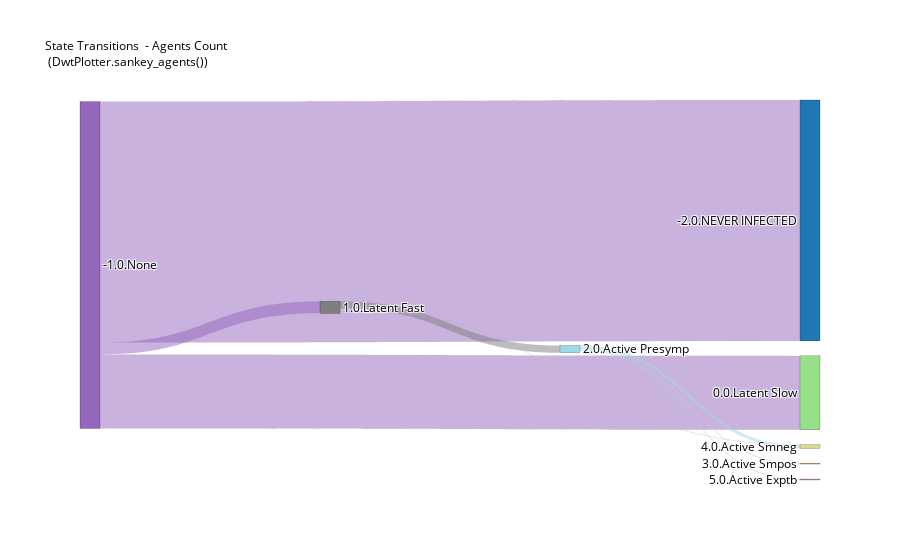

Notebook code cell kept with this figure:
### Markdown cell above
## 1. Sankey Diagrams
Demonstrate Sankey diagrams for state transitions.

### Code cell
# Basic Sankey diagram for all agents
analyzer.sankey_agents()

### Figure 1 — Plotly figure (JSON) as saved in the notebook; plotly's stock layout.template omitted (floating-point values rounded to 4 significant figures)
{"data": [{"arrangement": "snap", "link": {"color": ["rgba(148.0, 103.0, 189.0, 0.5)", "rgba(148.0, 103.0, 189.0, 0.5)", "rgba(148.0, 103.0, 189.0, 0.5)", "rgba(127.0, 127.0, 127.0, 0.5)", "rgba(127.0, 127.0, 127.0, 0.5)", "rgba(158.0, 218.0, 229.0, 0.5)", "rgba(158.0, 218.0, 229.0, 0.5)", "rgba(158.0, 218.0, 229.0, 0.5)"], "hovertemplate": "%{source.label} → %{target.label}: %{value} agents<br>", "label": [737, 226, 37, 22, 1, 2, 10, 3], "line": {"color": "lightgray", "width": 0.1}, "source": [3, 3, 3, 5, 5, 7, 7, 7], "target": [0, 2, 5, 7, 6, 1, 6, 4], "value": [737, 226, 37, 22, 1, 2, 10, 3]}, "node": {"color": ["rgba(31.0, 119.0, 180.0, 1.0)", "rgba(255.0, 127.0, 14.0, 1.0)", "rgba(152.0, 223.0, 138.0, 1.0)", "rgba(148.0, 103.0, 189.0, 1.0)", "rgba(196.0, 156.0, 148.0, 1.0)", "rgba(127.0, 127.0, 127.0, 1.0)", "rgba(219.0, 219.0, 141.0, 1.0)", "rgba(158.0, 218.0, 229.0, 1.0)"], "label": ["-2.0.NEVER INFECTED", "3.0.Active Smpos", "0.0.Latent Slow", "-1.0.None", "5.0.Active Exptb", "1.0.Latent Fast", "4.0.Active Smneg", "2.0.Active Presymp"], "line": {"color": "black", "width": 0.2}, "pad": 15, "thickness": 20}, "type": "sankey"}], "layout": {"font": {"color": "black", "size": 12}, "hovermode": "x", "title": {"font": {"size": 12}, "text": "State Transitions  - Agents Count<br> (DwtPlotter.sankey_agents())"}}}
